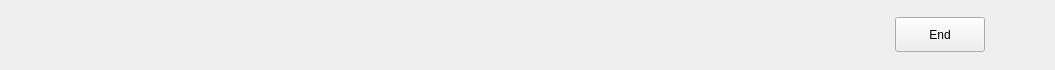
<?xml version="1.0" encoding="UTF-8"?>
<ui version="4.0">
 <class>BottomBarController</class>
 <widget class="QWidget" name="BottomBarController">
  <property name="geometry">
   <rect>
    <x>0</x>
    <y>0</y>
    <width>1055</width>
    <height>70</height>
   </rect>
  </property>
  <property name="sizePolicy">
   <sizepolicy hsizetype="Preferred" vsizetype="Expanding">
    <horstretch>0</horstretch>
    <verstretch>0</verstretch>
   </sizepolicy>
  </property>
  <property name="minimumSize">
   <size>
    <width>0</width>
    <height>0</height>
   </size>
  </property>
  <property name="maximumSize">
   <size>
    <width>16777215</width>
    <height>16777215</height>
   </size>
  </property>
  <property name="windowTitle">
   <string>BottomBarController</string>
  </property>
  <layout class="QVBoxLayout" name="verticalLayout_6">
   <property name="spacing">
    <number>0</number>
   </property>
   <property name="leftMargin">
    <number>0</number>
   </property>
   <property name="topMargin">
    <number>0</number>
   </property>
   <property name="rightMargin">
    <number>0</number>
   </property>
   <property name="bottomMargin">
    <number>0</number>
   </property>
   <item>
    <widget class="QWidget" name="widget_bg" native="true">
     <layout class="QHBoxLayout" name="horizontalLayout_6">
      <property name="spacing">
       <number>10</number>
      </property>
      <property name="leftMargin">
       <number>0</number>
      </property>
      <property name="topMargin">
       <number>0</number>
      </property>
      <property name="rightMargin">
       <number>10</number>
      </property>
      <property name="bottomMargin">
       <number>0</number>
      </property>
      <item>
       <widget class="QWidget" name="widget_6" native="true">
        <property name="minimumSize">
         <size>
          <width>150</width>
          <height>0</height>
         </size>
        </property>
        <property name="maximumSize">
         <size>
          <width>150</width>
          <height>16777215</height>
         </size>
        </property>
       </widget>
      </item>
      <item>
       <spacer name="horizontalSpacer_5">
        <property name="orientation">
         <enum>Qt::Horizontal</enum>
        </property>
        <property name="sizeHint" stdset="0">
         <size>
          <width>40</width>
          <height>20</height>
         </size>
        </property>
       </spacer>
      </item>
      <item>
       <widget class="QWidget" name="widget_5" native="true">
        <property name="minimumSize">
         <size>
          <width>560</width>
          <height>0</height>
         </size>
        </property>
        <property name="maximumSize">
         <size>
          <width>560</width>
          <height>16777215</height>
         </size>
        </property>
        <layout class="QHBoxLayout" name="horizontalLayout_2">
         <property name="spacing">
          <number>0</number>
         </property>
         <property name="leftMargin">
          <number>0</number>
         </property>
         <property name="topMargin">
          <number>0</number>
         </property>
         <property name="rightMargin">
          <number>0</number>
         </property>
         <property name="bottomMargin">
          <number>0</number>
         </property>
         <item>
          <widget class="QWidget" name="widget_camera" native="true">
           <property name="minimumSize">
            <size>
             <width>90</width>
             <height>0</height>
            </size>
           </property>
           <property name="maximumSize">
            <size>
             <width>90</width>
             <height>16777215</height>
            </size>
           </property>
           <layout class="QHBoxLayout" name="horizontalLayout_3">
            <property name="spacing">
             <number>0</number>
            </property>
            <property name="leftMargin">
             <number>0</number>
            </property>
            <property name="topMargin">
             <number>0</number>
            </property>
            <property name="rightMargin">
             <number>0</number>
            </property>
            <property name="bottomMargin">
             <number>0</number>
            </property>
            <item>
             <widget class="TXImageButton" name="widget_camera_button" native="true">
              <property name="sizePolicy">
               <sizepolicy hsizetype="Preferred" vsizetype="Expanding">
                <horstretch>0</horstretch>
                <verstretch>0</verstretch>
               </sizepolicy>
              </property>
              <property name="layoutDirection">
               <enum>Qt::LeftToRight</enum>
              </property>
              <layout class="QVBoxLayout" name="verticalLayout">
               <property name="spacing">
                <number>0</number>
               </property>
               <property name="leftMargin">
                <number>0</number>
               </property>
               <property name="topMargin">
                <number>0</number>
               </property>
               <property name="rightMargin">
                <number>0</number>
               </property>
               <property name="bottomMargin">
                <number>0</number>
               </property>
              </layout>
             </widget>
            </item>
           </layout>
          </widget>
         </item>
         <item>
          <spacer name="horizontalSpacer">
           <property name="orientation">
            <enum>Qt::Horizontal</enum>
           </property>
           <property name="sizeHint" stdset="0">
            <size>
             <width>40</width>
             <height>20</height>
            </size>
           </property>
          </spacer>
         </item>
         <item>
          <widget class="QWidget" name="widget_audio" native="true">
           <property name="minimumSize">
            <size>
             <width>90</width>
             <height>0</height>
            </size>
           </property>
           <property name="maximumSize">
            <size>
             <width>90</width>
             <height>16777215</height>
            </size>
           </property>
           <layout class="QHBoxLayout" name="horizontalLayout_4">
            <property name="spacing">
             <number>0</number>
            </property>
            <property name="leftMargin">
             <number>0</number>
            </property>
            <property name="topMargin">
             <number>0</number>
            </property>
            <property name="rightMargin">
             <number>0</number>
            </property>
            <property name="bottomMargin">
             <number>0</number>
            </property>
            <item>
             <widget class="TXImageButton" name="widget_audio_button" native="true">
              <layout class="QVBoxLayout" name="verticalLayout_2">
               <property name="spacing">
                <number>0</number>
               </property>
               <property name="leftMargin">
                <number>0</number>
               </property>
               <property name="topMargin">
                <number>0</number>
               </property>
               <property name="rightMargin">
                <number>0</number>
               </property>
               <property name="bottomMargin">
                <number>0</number>
               </property>
              </layout>
             </widget>
            </item>
           </layout>
          </widget>
         </item>
         <item>
          <spacer name="horizontalSpacer_2">
           <property name="orientation">
            <enum>Qt::Horizontal</enum>
           </property>
           <property name="sizeHint" stdset="0">
            <size>
             <width>40</width>
             <height>20</height>
            </size>
           </property>
          </spacer>
         </item>
         <item>
          <widget class="QWidget" name="widget_share" native="true">
           <property name="minimumSize">
            <size>
             <width>90</width>
             <height>0</height>
            </size>
           </property>
           <property name="maximumSize">
            <size>
             <width>90</width>
             <height>16777215</height>
            </size>
           </property>
           <layout class="QHBoxLayout" name="horizontalLayout_5">
            <property name="spacing">
             <number>0</number>
            </property>
            <property name="leftMargin">
             <number>0</number>
            </property>
            <property name="topMargin">
             <number>0</number>
            </property>
            <property name="rightMargin">
             <number>0</number>
            </property>
            <property name="bottomMargin">
             <number>0</number>
            </property>
            <item>
             <widget class="TXImageButton" name="widget_share_button" native="true">
              <layout class="QVBoxLayout" name="verticalLayout_3">
               <property name="spacing">
                <number>0</number>
               </property>
               <property name="leftMargin">
                <number>0</number>
               </property>
               <property name="topMargin">
                <number>0</number>
               </property>
               <property name="rightMargin">
                <number>0</number>
               </property>
               <property name="bottomMargin">
                <number>0</number>
               </property>
              </layout>
             </widget>
            </item>
           </layout>
          </widget>
         </item>
         <item>
          <spacer name="horizontalSpacer_3">
           <property name="orientation">
            <enum>Qt::Horizontal</enum>
           </property>
           <property name="sizeHint" stdset="0">
            <size>
             <width>40</width>
             <height>20</height>
            </size>
           </property>
          </spacer>
         </item>
         <item>
          <widget class="QWidget" name="widget_member" native="true">
           <property name="sizePolicy">
            <sizepolicy hsizetype="Preferred" vsizetype="Preferred">
             <horstretch>0</horstretch>
             <verstretch>0</verstretch>
            </sizepolicy>
           </property>
           <property name="minimumSize">
            <size>
             <width>90</width>
             <height>0</height>
            </size>
           </property>
           <property name="maximumSize">
            <size>
             <width>90</width>
             <height>16777215</height>
            </size>
           </property>
           <layout class="QHBoxLayout" name="horizontalLayout">
            <property name="spacing">
             <number>0</number>
            </property>
            <property name="leftMargin">
             <number>0</number>
            </property>
            <property name="topMargin">
             <number>0</number>
            </property>
            <property name="rightMargin">
             <number>0</number>
            </property>
            <property name="bottomMargin">
             <number>0</number>
            </property>
            <item>
             <widget class="TXImageButton" name="widget_member_button" native="true">
              <layout class="QVBoxLayout" name="verticalLayout_4">
               <property name="spacing">
                <number>0</number>
               </property>
               <property name="leftMargin">
                <number>0</number>
               </property>
               <property name="topMargin">
                <number>0</number>
               </property>
               <property name="rightMargin">
                <number>0</number>
               </property>
               <property name="bottomMargin">
                <number>0</number>
               </property>
              </layout>
             </widget>
            </item>
            <item>
             <widget class="QWidget" name="widget_num" native="true">
              <property name="maximumSize">
               <size>
                <width>15</width>
                <height>16777215</height>
               </size>
              </property>
             </widget>
            </item>
           </layout>
          </widget>
         </item>
         <item>
          <spacer name="horizontalSpacer_4">
           <property name="orientation">
            <enum>Qt::Horizontal</enum>
           </property>
           <property name="sizeHint" stdset="0">
            <size>
             <width>40</width>
             <height>20</height>
            </size>
           </property>
          </spacer>
         </item>
         <item>
          <widget class="QWidget" name="widget_chatroom" native="true">
           <property name="minimumSize">
            <size>
             <width>90</width>
             <height>0</height>
            </size>
           </property>
           <property name="maximumSize">
            <size>
             <width>90</width>
             <height>16777215</height>
            </size>
           </property>
           <layout class="QVBoxLayout" name="verticalLayout_7">
            <property name="spacing">
             <number>0</number>
            </property>
            <property name="leftMargin">
             <number>0</number>
            </property>
            <property name="topMargin">
             <number>0</number>
            </property>
            <property name="rightMargin">
             <number>0</number>
            </property>
            <property name="bottomMargin">
             <number>0</number>
            </property>
            <item>
             <widget class="TXImageButton" name="widget_chatroom_button" native="true">
              <layout class="QHBoxLayout" name="horizontalLayout_13">
               <property name="spacing">
                <number>0</number>
               </property>
               <property name="leftMargin">
                <number>0</number>
               </property>
               <property name="topMargin">
                <number>0</number>
               </property>
               <property name="rightMargin">
                <number>0</number>
               </property>
               <property name="bottomMargin">
                <number>0</number>
               </property>
              </layout>
             </widget>
            </item>
           </layout>
          </widget>
         </item>
         <item>
          <spacer name="horizontalSpacer_9">
           <property name="orientation">
            <enum>Qt::Horizontal</enum>
           </property>
           <property name="sizeType">
            <enum>QSizePolicy::Expanding</enum>
           </property>
           <property name="sizeHint" stdset="0">
            <size>
             <width>40</width>
             <height>20</height>
            </size>
           </property>
          </spacer>
         </item>
        </layout>
       </widget>
      </item>
      <item>
       <spacer name="horizontalSpacer_6">
        <property name="orientation">
         <enum>Qt::Horizontal</enum>
        </property>
        <property name="sizeHint" stdset="0">
         <size>
          <width>40</width>
          <height>20</height>
         </size>
        </property>
       </spacer>
      </item>
      <item>
       <widget class="QWidget" name="widget_7" native="true">
        <property name="sizePolicy">
         <sizepolicy hsizetype="Expanding" vsizetype="Preferred">
          <horstretch>0</horstretch>
          <verstretch>0</verstretch>
         </sizepolicy>
        </property>
        <property name="minimumSize">
         <size>
          <width>150</width>
          <height>0</height>
         </size>
        </property>
        <property name="maximumSize">
         <size>
          <width>150</width>
          <height>16777215</height>
         </size>
        </property>
        <layout class="QHBoxLayout" name="horizontalLayout_7">
         <property name="spacing">
          <number>0</number>
         </property>
         <property name="leftMargin">
          <number>0</number>
         </property>
         <property name="topMargin">
          <number>0</number>
         </property>
         <property name="rightMargin">
          <number>0</number>
         </property>
         <property name="bottomMargin">
          <number>0</number>
         </property>
         <item>
          <widget class="QPushButton" name="btn_end">
           <property name="minimumSize">
            <size>
             <width>90</width>
             <height>35</height>
            </size>
           </property>
           <property name="maximumSize">
            <size>
             <width>90</width>
             <height>35</height>
            </size>
           </property>
           <property name="text">
            <string>End</string>
           </property>
          </widget>
         </item>
         <item>
          <spacer name="horizontalSpacer_7">
           <property name="orientation">
            <enum>Qt::Horizontal</enum>
           </property>
           <property name="sizeHint" stdset="0">
            <size>
             <width>40</width>
             <height>20</height>
            </size>
           </property>
          </spacer>
         </item>
        </layout>
       </widget>
      </item>
     </layout>
    </widget>
   </item>
  </layout>
 </widget>
 <layoutdefault spacing="6" margin="11"/>
 <customwidgets>
  <customwidget>
   <class>TXImageButton</class>
   <extends>QWidget</extends>
   <header>Common/TXImageButton.h</header>
   <container>1</container>
  </customwidget>
 </customwidgets>
 <resources/>
 <connections/>
</ui>
